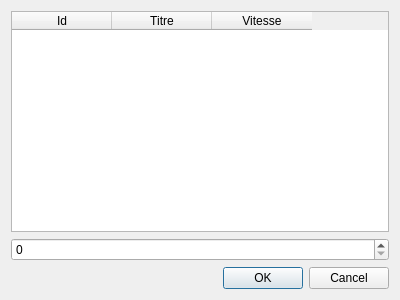
<?xml version="1.0" encoding="UTF-8"?>
<ui version="4.0">
 <class>ChangeurDiaporama</class>
 <widget class="QDialog" name="ChangeurDiaporama">
  <property name="geometry">
   <rect>
    <x>0</x>
    <y>0</y>
    <width>400</width>
    <height>300</height>
   </rect>
  </property>
  <property name="windowTitle">
   <string>Dialog</string>
  </property>
  <layout class="QVBoxLayout" name="verticalLayout">
   <item>
    <widget class="QTableWidget" name="tableWidget">
     <property name="columnCount">
      <number>3</number>
     </property>
     <attribute name="verticalHeaderVisible">
      <bool>false</bool>
     </attribute>
     <column>
      <property name="text">
       <string>Id</string>
      </property>
     </column>
     <column>
      <property name="text">
       <string>Titre</string>
      </property>
     </column>
     <column>
      <property name="text">
       <string>Vitesse</string>
      </property>
     </column>
    </widget>
   </item>
   <item>
    <widget class="QSpinBox" name="spinBox"/>
   </item>
   <item>
    <widget class="QDialogButtonBox" name="buttonBox">
     <property name="orientation">
      <enum>Qt::Horizontal</enum>
     </property>
     <property name="standardButtons">
      <set>QDialogButtonBox::Cancel|QDialogButtonBox::Ok</set>
     </property>
    </widget>
   </item>
  </layout>
 </widget>
 <resources/>
 <connections>
  <connection>
   <sender>buttonBox</sender>
   <signal>accepted()</signal>
   <receiver>ChangeurDiaporama</receiver>
   <slot>accept()</slot>
   <hints>
    <hint type="sourcelabel">
     <x>248</x>
     <y>254</y>
    </hint>
    <hint type="destinationlabel">
     <x>157</x>
     <y>274</y>
    </hint>
   </hints>
  </connection>
  <connection>
   <sender>buttonBox</sender>
   <signal>rejected()</signal>
   <receiver>ChangeurDiaporama</receiver>
   <slot>reject()</slot>
   <hints>
    <hint type="sourcelabel">
     <x>316</x>
     <y>260</y>
    </hint>
    <hint type="destinationlabel">
     <x>286</x>
     <y>274</y>
    </hint>
   </hints>
  </connection>
 </connections>
</ui>
